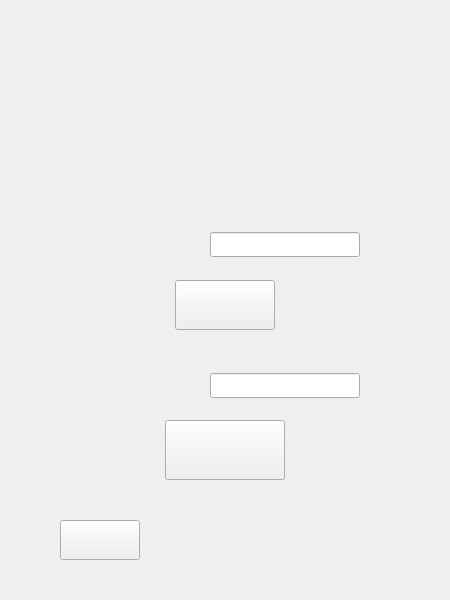
<?xml version="1.0" encoding="UTF-8"?>
<ui version="4.0">
 <class>ChangeName</class>
 <widget class="QWidget" name="ChangeName">
  <property name="geometry">
   <rect>
    <x>0</x>
    <y>0</y>
    <width>450</width>
    <height>600</height>
   </rect>
  </property>
  <property name="windowTitle">
   <string>Form</string>
  </property>
  <widget class="QLabel" name="label_text_newname">
   <property name="geometry">
    <rect>
     <x>90</x>
     <y>215</y>
     <width>100</width>
     <height>50</height>
    </rect>
   </property>
   <property name="text">
    <string/>
   </property>
   <property name="pixmap">
    <pixmap resource="index.qrc">:/Changename/src/NEWNAME_W_100_50.png</pixmap>
   </property>
  </widget>
  <widget class="QLabel" name="label_text_confirmname">
   <property name="geometry">
    <rect>
     <x>90</x>
     <y>355</y>
     <width>110</width>
     <height>50</height>
    </rect>
   </property>
   <property name="text">
    <string/>
   </property>
   <property name="pixmap">
    <pixmap resource="index.qrc">:/Changename/src/CONFIRMNAME_W_110_50.png</pixmap>
   </property>
  </widget>
  <widget class="QPushButton" name="pushButton_checkname">
   <property name="geometry">
    <rect>
     <x>175</x>
     <y>280</y>
     <width>100</width>
     <height>50</height>
    </rect>
   </property>
   <property name="styleSheet">
    <string notr="true">QPushButton{border-image:url(:/Changename/src/CHECK_W.png)}
QPushButton:hover{border-image:url(:/Changename/src/CHECK_P.png) }
QPushButton:pressed{border-image:url(:/Changename/src/CHECK_C.png) }</string>
   </property>
   <property name="text">
    <string/>
   </property>
  </widget>
  <widget class="QPushButton" name="pushButton_changename">
   <property name="geometry">
    <rect>
     <x>165</x>
     <y>420</y>
     <width>120</width>
     <height>60</height>
    </rect>
   </property>
   <property name="styleSheet">
    <string notr="true">QPushButton{border-image:url(:/Changename/src/CONFIRMCHANGE_W.png)}
QPushButton:hover{border-image: url(:/Changename/src/CONFIRMCHANGE_P.png)}
QPushButton:pressed{border-image: url(:/Changename/src/CONFIRMCHANGE_C.png)}</string>
   </property>
   <property name="text">
    <string/>
   </property>
  </widget>
  <widget class="QPushButton" name="pushButton_return">
   <property name="geometry">
    <rect>
     <x>60</x>
     <y>520</y>
     <width>80</width>
     <height>40</height>
    </rect>
   </property>
   <property name="styleSheet">
    <string notr="true">QPushButton{border-image:url(:/Return/src/RETURN_W.png)}
QPushButton:hover{border-image:url(:/Return/src/RETURN_P.png)}
QPushButton:pressed{border-image:url(:/Return/src/RETURN_C.png)}</string>
   </property>
   <property name="text">
    <string/>
   </property>
  </widget>
  <widget class="QLineEdit" name="lineEdit_newname">
   <property name="geometry">
    <rect>
     <x>210</x>
     <y>232</y>
     <width>150</width>
     <height>25</height>
    </rect>
   </property>
   <property name="font">
    <font>
     <family>微软雅黑</family>
     <pointsize>12</pointsize>
     <weight>75</weight>
     <bold>true</bold>
    </font>
   </property>
  </widget>
  <widget class="QLineEdit" name="lineEdit_confirmname">
   <property name="geometry">
    <rect>
     <x>210</x>
     <y>373</y>
     <width>150</width>
     <height>25</height>
    </rect>
   </property>
   <property name="font">
    <font>
     <family>微软雅黑</family>
     <pointsize>12</pointsize>
     <weight>75</weight>
     <bold>true</bold>
    </font>
   </property>
  </widget>
 </widget>
 <resources>
  <include location="index.qrc"/>
 </resources>
 <connections/>
</ui>
